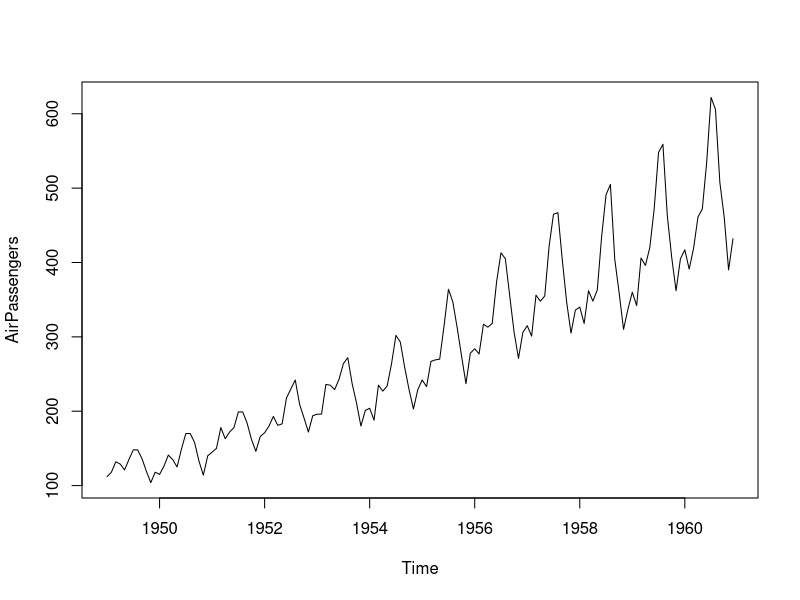
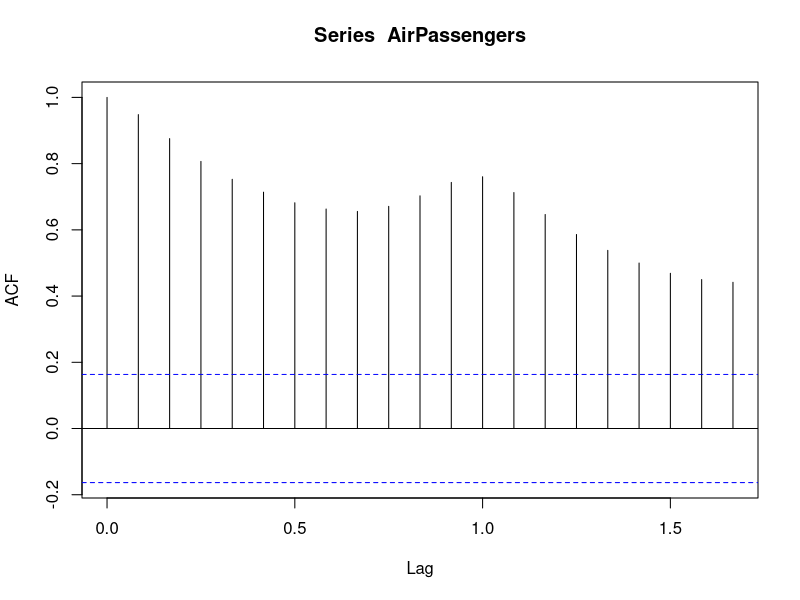
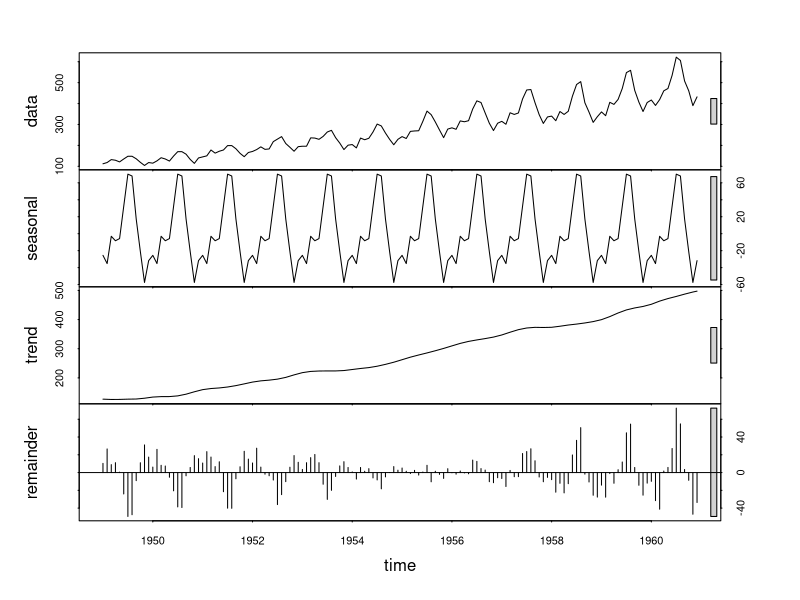
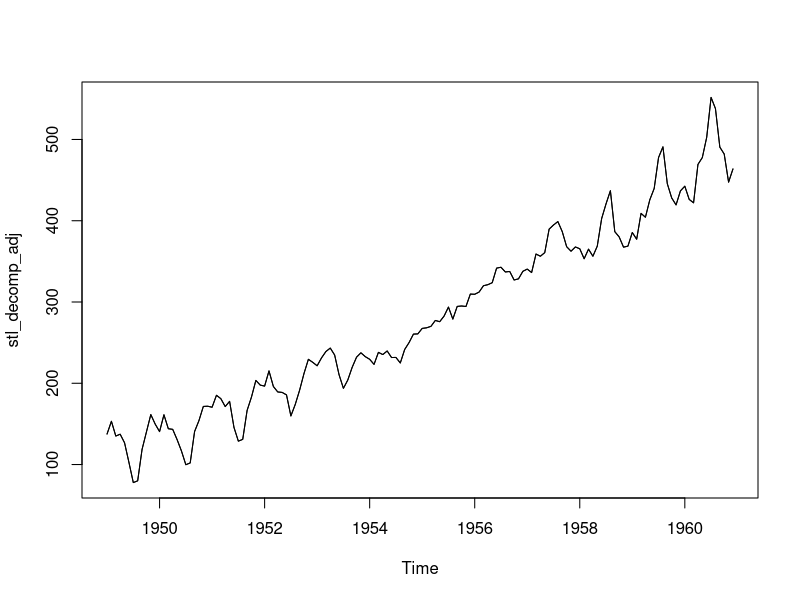
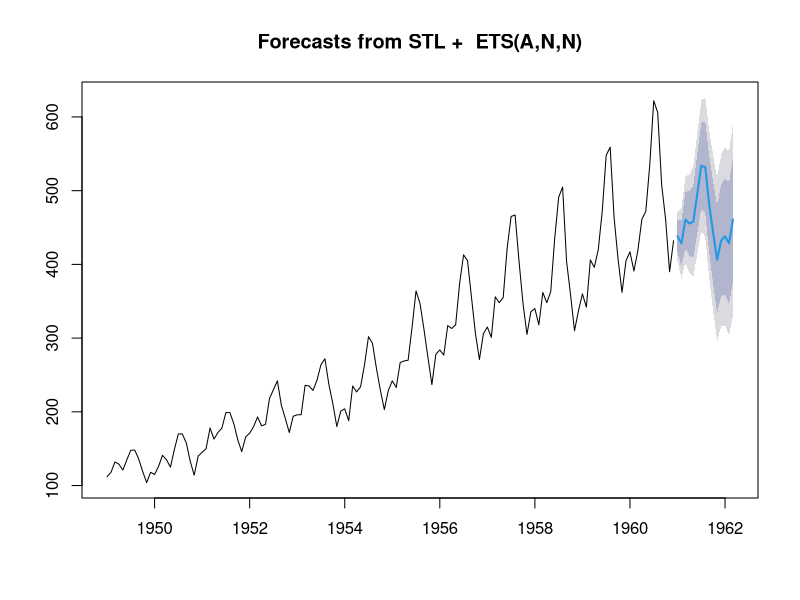
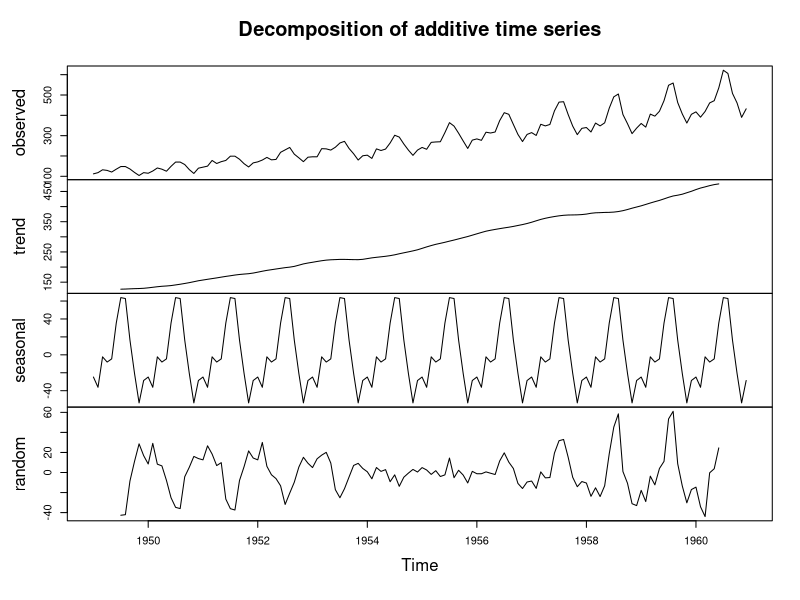

Write R code to recreate these figures, in order.
## ---- chunk 1
data("AirPassengers")
class(AirPassengers)
AirPassengers
## ---- chunk 2
plot.ts(AirPassengers)
## ---- chunk 3
acf(AirPassengers, lag.max= 20)
## ---- chunk 4
stl_decomp <- stl(AirPassengers,s.window ="periodic")
stl_decomp
## ---- chunk 5
plot(stl_decomp)
## ---- chunk 6
attributes(stl_decomp)
## ---- chunk 7
library(forecast)
stl_decomp_adj<-seasadj(stl_decomp)
stl_decomp_adj
plot(stl_decomp_adj)
lines(seasadj(stl_decomp))
## ---- chunk 8
f_stl <- forecast(stl_decomp,h=15)
f_stl
## ---- chunk 9
plot(f_stl)
## ---- chunk 10
air_decompose<-decompose(AirPassengers)
air_decompose
attributes(air_decompose)
seasadj(air_decompose)
## ---- chunk 11
plot(air_decompose)
